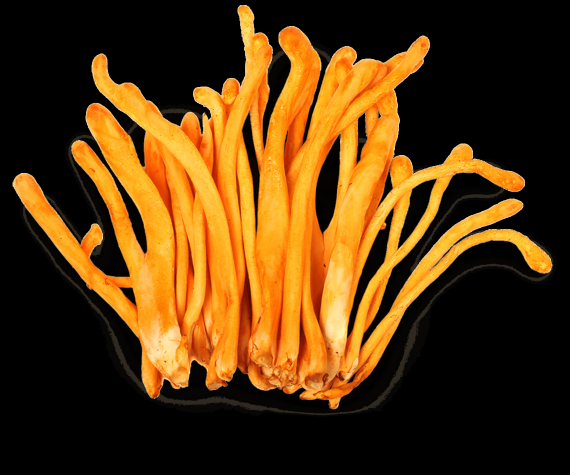
#> input picture flask-server/resources/cordy.png, 1140 x 950 px, found by its file name (shown at 1/2 size)
$ python Stackedtest.py
#> lines starting #> are read from the running program, lines starting #| are printed output that depends on the picture
import cv2
import numpy as np

def stackImages(scale,imgArray):
    rows = len(imgArray)
    cols = len(imgArray[0])
    rowsAvailable = isinstance(imgArray[0], list)
    width = imgArray[0][0].shape[1]
    height = imgArray[0][0].shape[0]
    if rowsAvailable:
        for x in range ( 0, rows):
            for y in range(0, cols):
                if imgArray[x][y].shape[:2] == imgArray[0][0].shape [:2]:
                    imgArray[x][y] = cv2.resize(imgArray[x][y], (0, 0), None, scale, scale)
                else:
                    imgArray[x][y] = cv2.resize(imgArray[x][y], (imgArray[0][0].shape[1], imgArray[0][0].shape[0]), None, scale, scale)
                if len(imgArray[x][y].shape) == 2: imgArray[x][y]= cv2.cvtColor( imgArray[x][y], cv2.COLOR_GRAY2BGR)
        imageBlank = np.zeros((height, width, 3), np.uint8)
        hor = [imageBlank]*rows
        hor_con = [imageBlank]*rows
        for x in range(0, rows):
            hor[x] = np.hstack(imgArray[x])
        ver = np.vstack(hor)
    else:
        for x in range(0, rows):
            if imgArray[x].shape[:2] == imgArray[0].shape[:2]:
                imgArray[x] = cv2.resize(imgArray[x], (0, 0), None, scale, scale)
            else:
                imgArray[x] = cv2.resize(imgArray[x], (imgArray[0].shape[1], imgArray[0].shape[0]), None,scale, scale)
            if len(imgArray[x].shape) == 2: imgArray[x] = cv2.cvtColor(imgArray[x], cv2.COLOR_GRAY2BGR)
        hor= np.hstack(imgArray)
        ver = hor
    return ver

img = cv2.imread("I:/Github/Advanced-Mushroom-Habitat-Mush-E/flask-server/resources/cordy.png")
#> img is the input picture: shape (950, 1140, 3); mean B, G, R 14.4, 55.8, 88.4
imgGray = cv2.cvtColor(img,cv2.COLOR_BGR2GRAY)
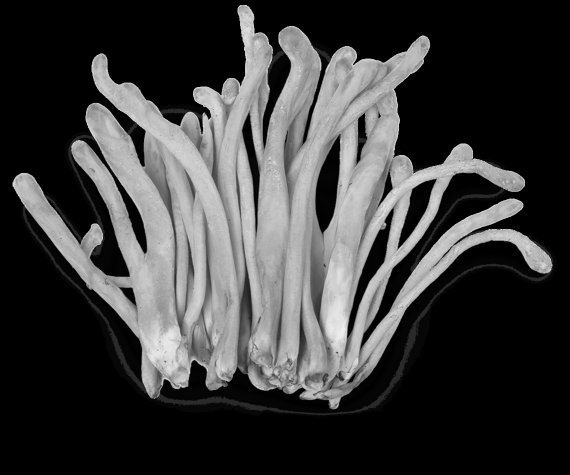
#> imgGray: shape (950, 1140) (shown at 1/2 size); min 0, max 238, mean 60.8
imgStack = stackImages(0.5,([img,imgGray,img],[img,img,img]))
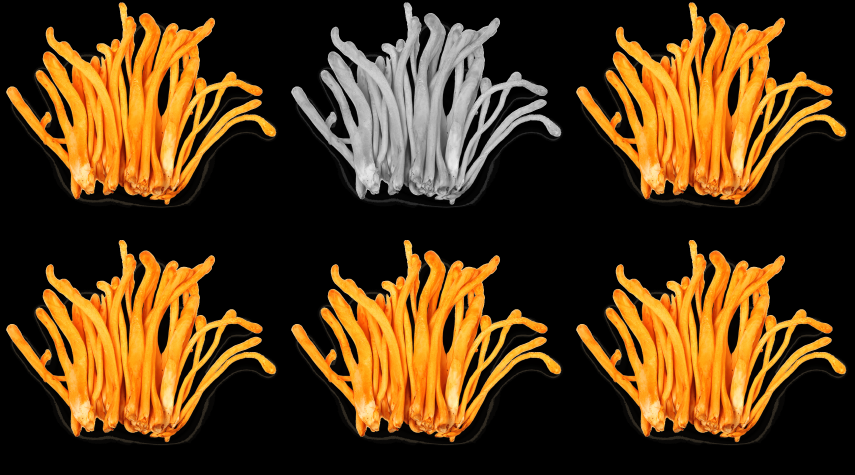
#> imgStack: shape (950, 1710, 3) (shown at 1/2 size); mean B, G, R 22.2, 56.7, 83.8

hor = np.hstack((img,img))
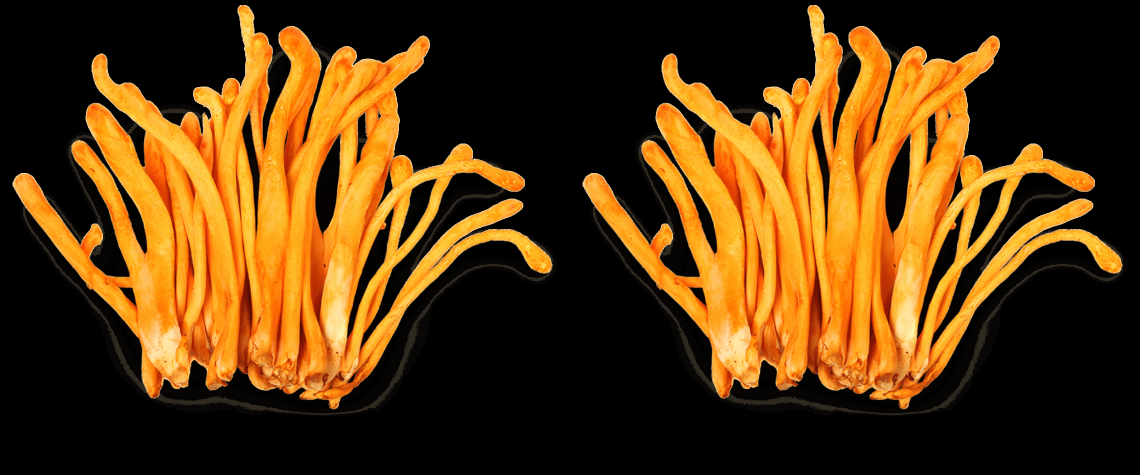
#> hor: shape (950, 2280, 3) (shown at 1/2 size); mean B, G, R 14.4, 55.8, 88.4
imgver = np.vstack((img,img))
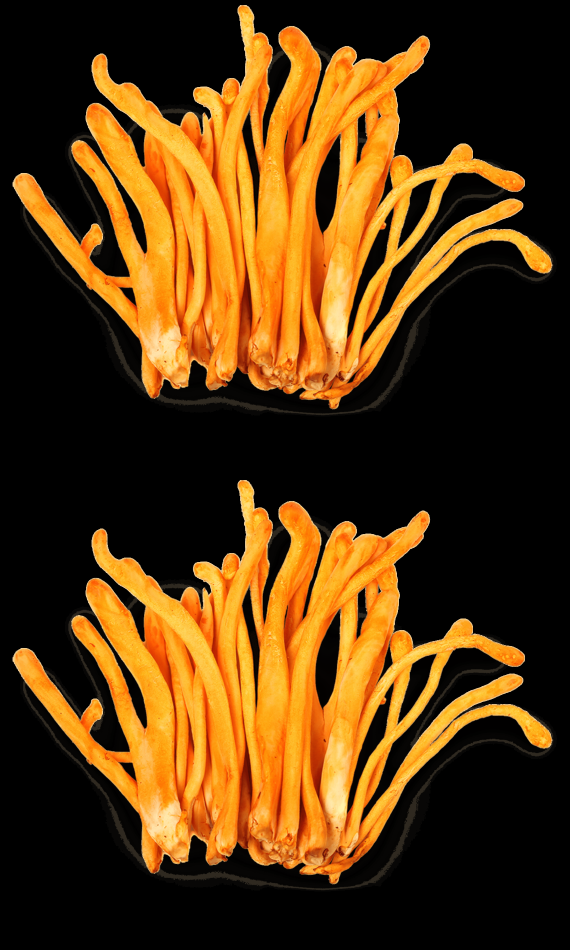
#> imgver: shape (1900, 1140, 3) (shown at 1/2 size); mean B, G, R 14.4, 55.8, 88.4

# cv2.imshow("image1",hor)
cv2.imshow("vertical",imgStack)
cv2.waitKey(0)

$ run again, with flask-server/resources/amanita.png copied over flask-server/resources/cordy.png
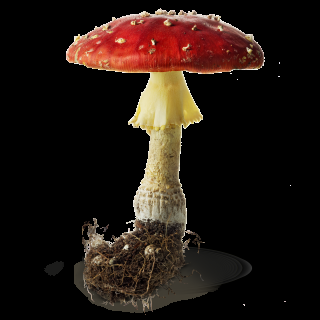
#> input picture flask-server/resources/amanita.png, 320 x 320 px, found by its file name
#> img is the input picture: shape (320, 320, 3); mean B, G, R 17.2, 23, 34.2
#> `hor = np.hstack((img,img))`:
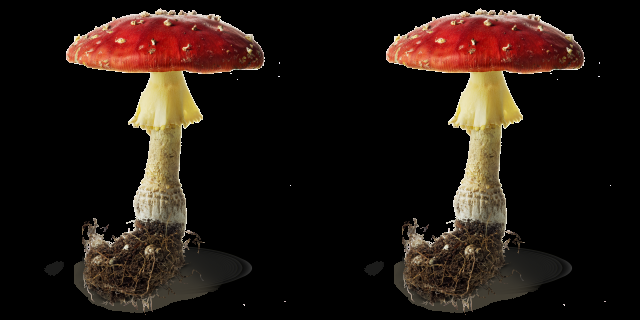
#> hor: shape (320, 640, 3); mean B, G, R 17.2, 23, 34.2
#> `imgver = np.vstack((img,img))`:
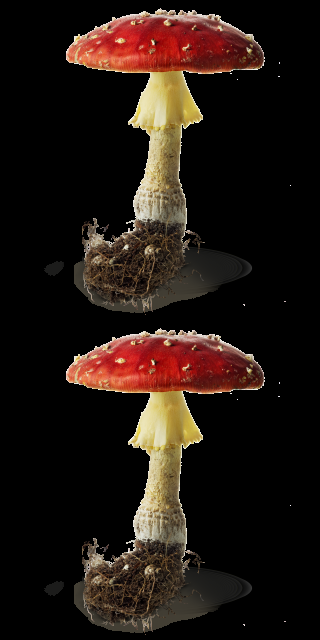
#> imgver: shape (640, 320, 3); mean B, G, R 17.2, 23, 34.2
